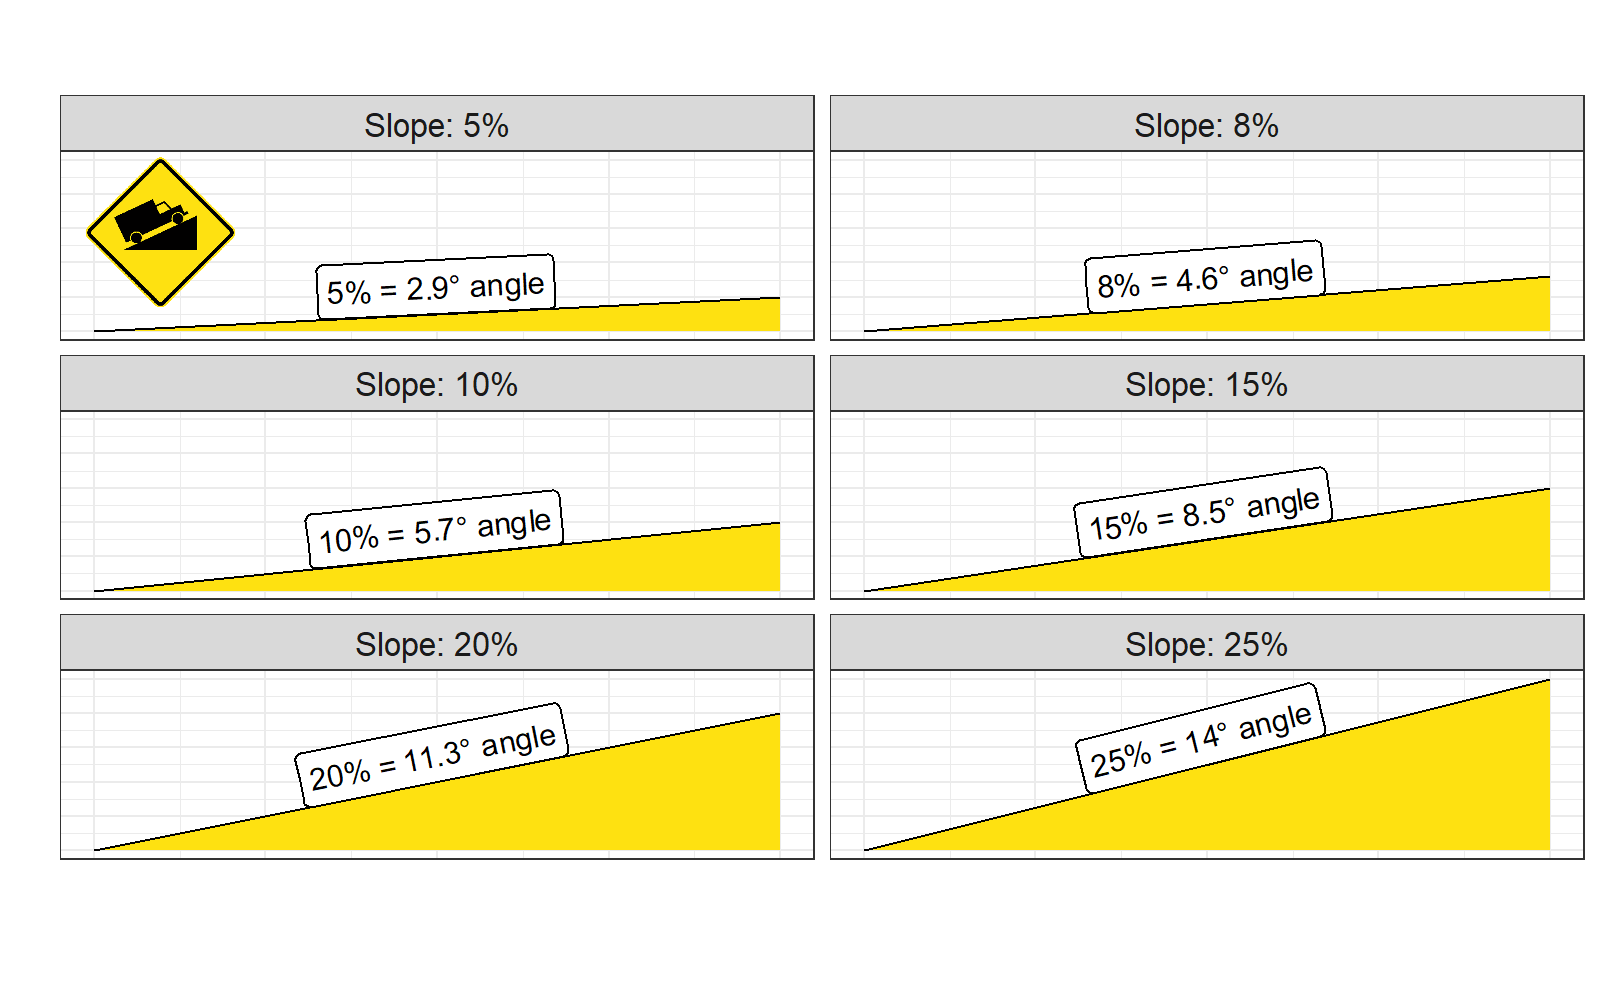

Reproduce this figure in R.

## 30 day chart challenge 2022 ##

# Script by TheDataDigest 
# https://www.youtube.com/c/TheDataDigest
# https://github.com/TheDataDigest
# https://twitter.com/DigestData


## (1) Setup and loading packages ----
rm(list=ls())

library(tidyverse)
#library(remotes)
#remotes::install_github("AllanCameron/geomtextpath")
#install.packages("geomtextpath")
library(geomtextpath); library(magick); library(cowplot)

setwd(dirname(rstudioapi::getActiveDocumentContext()$path))


## (2) Creating the data data ----
slope_df <- data.frame(x = rep(x = c(0, 100), 6),
                       y = c(0, 5, 0, 8, 0, 10, 0, 15, 0, 20, 0, 25),
                       percent = c(5, 5, 8, 8, 10, 10, 15, 15, 20, 20, 25, 25)) %>% 
  mutate(angle = atan(percent/100) * 180 / pi,
         category = paste0("Slope: ",percent, "%"),
         label = paste0(percent, "% = ", round(angle,1), "° angle"))

# turn category into factor with increasing levels of percent/angle
slope_df$category <- factor(slope_df$category, levels = unique(slope_df$category), ordered = TRUE)


## (3) Basic plot ----
p_slope <- slope_df %>% 
  ggplot(aes(x = x, y = y, label = label)) + 
  xlim(c(0,100)) + ylim(c(0,25)) +
  geom_area(fill = "#fee111") + 
  geom_curve(aes(x = 0, y = 0, xend = 100, yend = percent), curvature = 0) +
  geomtextpath::geom_labelcurve(aes(x = 0, y = 0, xend = 100, yend = percent), vjust = -0.5, curvature = 0) +
  facet_wrap(~ category, ncol = 2) +
  coord_fixed() +
  theme_bw() + 
  theme(strip.text.x = element_text(size = 12),
        axis.text = element_blank(),
        axis.ticks = element_blank()) +
  labs(x = "", y = "")


## (4) Final chart with with added road sign ----
sign_image <- magick::image_read(path = "slope.png")

final_chart <- cowplot::ggdraw() + 
  cowplot::draw_plot(p_slope) + 
  cowplot::draw_image(sign_image, hjust = 0.4, vjust = -0.268, scale = 0.15)


## (5) Save png, pdf ----
# save as PNG
ggsave(path = getwd(), filename = "05_slope_SIGN.png", 
       plot = final_chart, device = png,  
       width = 8, height = 5, units = "in", dpi = 200)

# save as PDF
ggsave(path = getwd(), filename = "05_slope_SIGN.pdf", 
       plot = final_chart, device = cairo_pdf,  
       width = 8, height = 5, units = "in")


